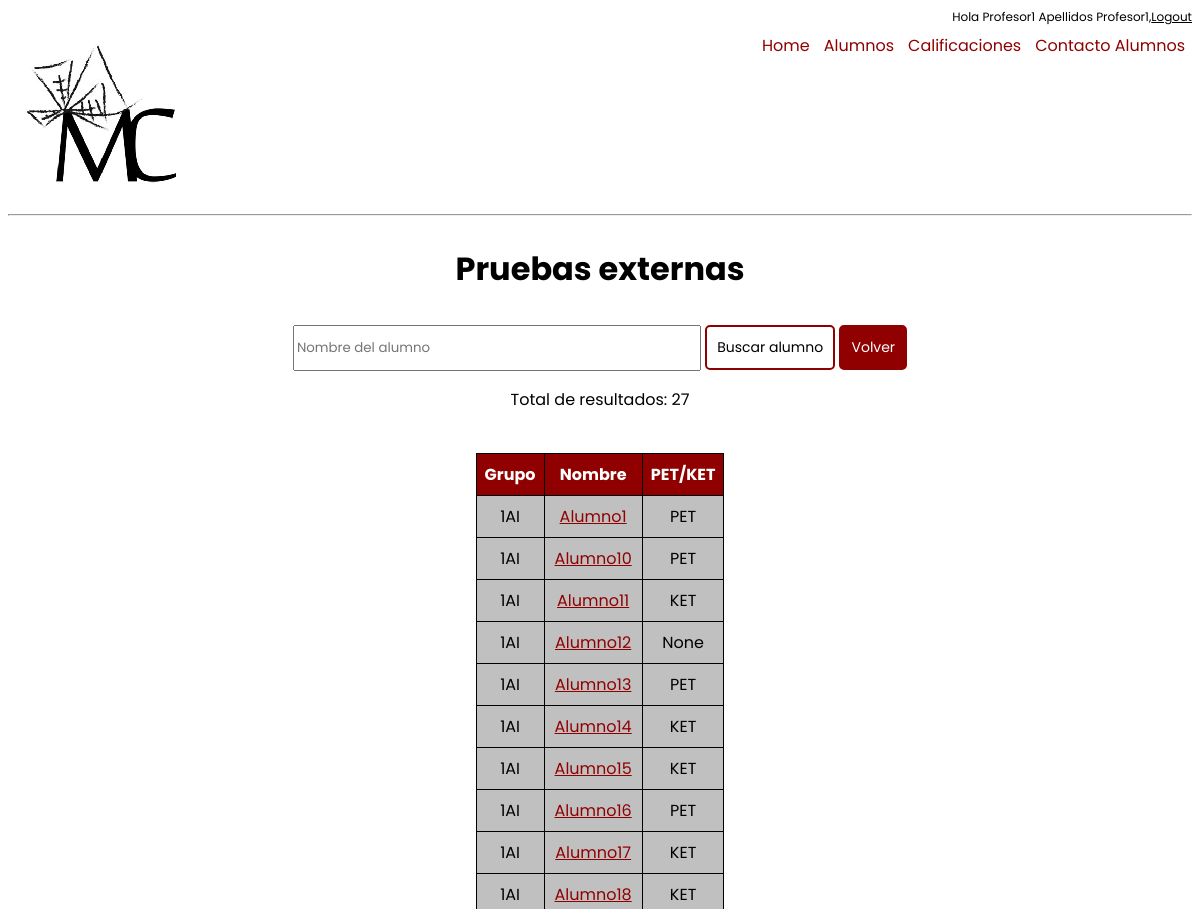
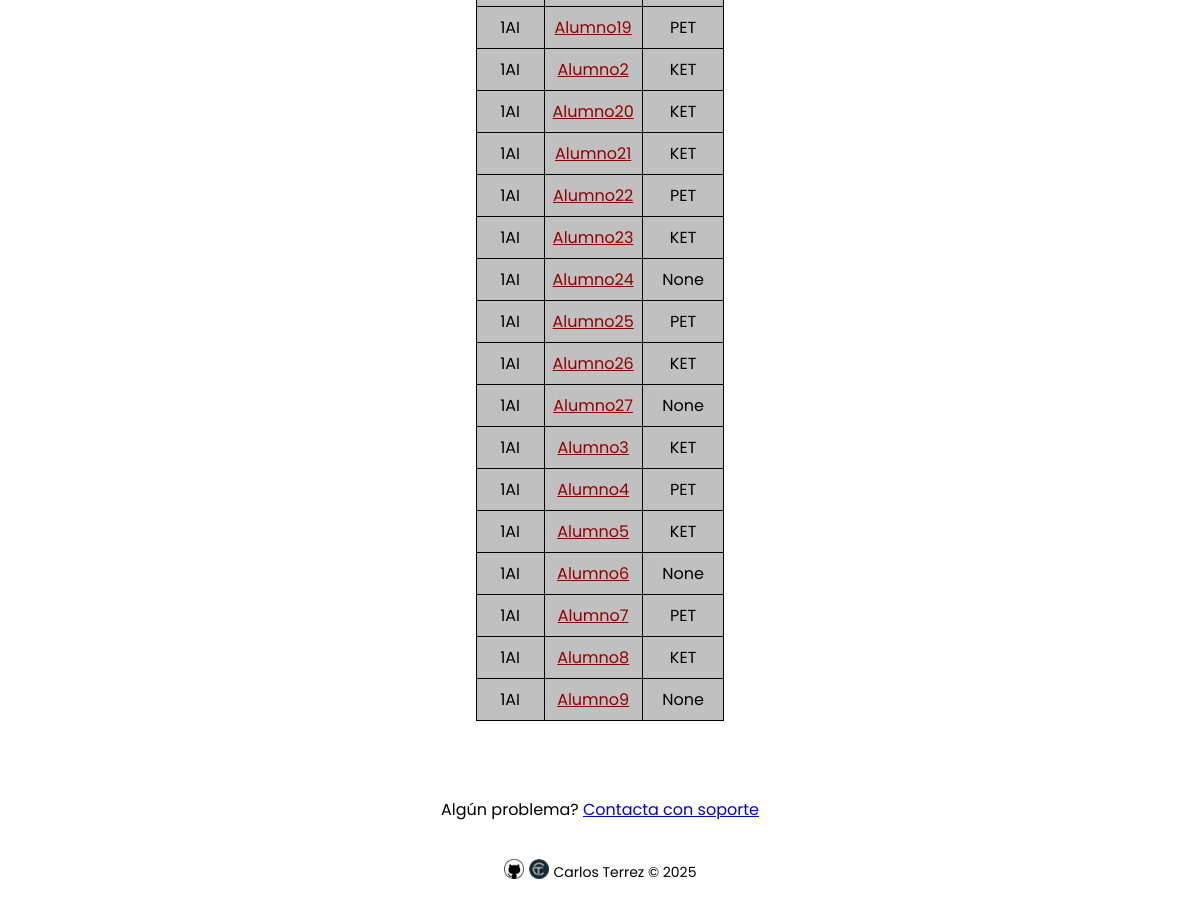
/external_tests/ (signed in), run on the app's committed database (2 pictures, top to bottom).
### core/models.py (models this page shows, shortened)
class User(AbstractBaseUser, PermissionsMixin):
    name = models.CharField(
        gettext_lazy("first_name"), max_length=30, blank=False, null=False
    )
    lastname = models.CharField(
        gettext_lazy("last_name"), max_length=30, blank=False, null=False
    )
    alumns_group = models.CharField(
        gettext_lazy("alumns_group"), choices=GROUP_CHOICES, max_length=10, blank=True, null=True
    )
    email = models.EmailField(gettext_lazy("email_address"), unique=True)
    date_joined = models.DateTimeField(gettext_lazy("date_joined"), auto_now_add=True)
    uuid = models.UUIDField(unique=True, default=uuid.uuid4, editable=False)
    is_staff = models.BooleanField(
        gettext_lazy("staff status"),
        default=False,
        help_text=gettext_lazy(
            "Designates wheter the user can log into this admin site."
        ),
    )
    is_active = models.BooleanField(gettext_lazy("active"), default=True)
    objects = UserManager()
    USERNAME_FIELD = "email"
    REQUIRED_FIELDS = ["name", "lastname"]
    class Meta:
        verbose_name = gettext_lazy("user")
        verbose_name_plural = gettext_lazy("users")
    @property
    def full_name(self):
        full_name = f"{self.name} {self.lastname}"
        return full_name.strip()
    def __str__(self):
        return self.full_name

class Alumn(models.Model):
    Grupo = models.CharField(choices=GROUP_CHOICES, max_length=3, blank=False)
    Nombre = models.CharField(max_length=200, blank=False, null=False)
    Fotografia = models.URLField(max_length=200, blank=True, null = True)
    gender_choices = [
        ("H", "Hombre"),
        ("M", "Mujer"),
        ("NA", "Sin especificar"),
    ]
    Sexo = models.CharField(choices=gender_choices, max_length=2, blank=False)
    Tutor_a = models.ForeignKey(settings.AUTH_USER_MODEL, null = False, blank=False, on_delete=models.DO_NOTHING)
    Observaciones = models.TextField(max_length=300, blank=True, null=True)
    external_tests_choices = [
        ("PET", "PET"),
        ("KET", "KET"),
        ("None", "None"),
    ]
    PET_KET = models.CharField(choices=external_tests_choices, max_length=4, blank=True, default="")
    Calificaciones = models.JSONField(default=dict, blank=True, null=True)
    Telefono_contacto_padre = models.PositiveIntegerField(blank=True, null=True)
    Nombre_padre = models.CharField(max_length=30, blank=True, null=True)
    Email_padre = models.EmailField(blank=True, null=True)
    Telefono_contacto_madre = models.PositiveIntegerField(blank=True, null=True)
    Nombre_madre = models.CharField(max_length=30, blank=True, null=True)
    Email_madre = models.EmailField(blank=True, null=True)
    Personas_autorizadas_recogida = models.TextField(max_length=300, blank=True, null=True)
    comedor_choices = [
        ("SI", "SI"),
        ("NO", "NO"),
    ]
    Comedor = models.CharField(choices=comedor_choices, max_length=2, blank=False)
    Alergias = models.TextField(max_length=300, blank=True, null=True)
    IBAN = models.CharField(max_length=24, blank=True, null=True)
    Titular_cuenta = models.CharField(max_length=30, blank=True, null=True)
    Beca_comedor = models.CharField(choices=comedor_choices, max_length=2, blank=False)
    Pagos_pendientes = models.CharField(max_length=200, blank=True, null=True)
    accede_choices = [
        ("SI", "SI"),
        ("NO", "NO"),
    ]
    Adhesion_Accede = models.CharField(choices=accede_choices, max_length=2, blank=False)
    Senal_Accede = models.CharField(choices=accede_choices, max_length=2, blank=False)
    class Meta:
        ordering = ["Grupo", "Nombre"]

### core/views.py (the view)
# urls.py: path('external_tests/', ExternalTests.as_view(), name = "external_tests"),
class ExternalTests(AlumnList):
    fields = ["Grupo","Nombre","PET_KET"]
    template_name = "core/external_tests.html"

### core/views.py (called while the page is built)
    def get_queryset(self):
        queryset = super().get_queryset()
        searched_value = self.request.GET.get('find_area', '').strip()
        if searched_value:
            queryset = queryset.filter(Nombre__icontains=searched_value)
        return queryset

    def get_context_data(self, **kwargs):
        context = super().get_context_data(**kwargs)
        if self.request.user.alumns_group:
            context['alumn_list'] = context['alumn_list'].filter(Grupo=self.request.user.alumns_group)
        context['count'] = context['alumn_list'].count()
        context['searched_value'] = self.request.GET.get('find_area', '').strip()
        return context

### core/templates/core/external_tests.html (shortened to what this page needs)
{% extends 'core/base.html' %}
{% load static %}
{% block content %}
<head>
</head>
<body>
<div class="flex-container">
      <h1>Pruebas externas</h1>
        <form class="find-form" method="GET">
            <input type="text" name="find_area" value="{{finded_value}}" placeholder="Nombre del alumno" style="width:400px; height:40px; text-decoration: none;">
            <input class='button' type="submit" value="Buscar alumno">
            <a href="{% url 'home' %}" class="button" style="display: inline-block; text-align: center; width: auto; font-size: 14px; background:#900000; color: #FFFFFF; padding: 10px; text-decoration: none;">
                Volver
            </a>
        </form>
      <p>Total de resultados: {{ count }}</p>
    <br>
    </div>
<div class="flex-container">
      <table class="table table-bordered border-dark">
        <thead>
          <tr class="table-primary" style="background: #900000">
            <th scope="col">Grupo</th>
            <th scope="col">Nombre</th>
            <th scope="col">PET/KET</th>
          </tr>
        </thead>
        <tbody>
      {% for alumn in alumn_list %}
        <tr class="table-secondary">
          <td>{{alumn.Grupo}}</td>
          <td><a href="{% url 'alumn'  alumn.id  %}" id="alumn-link">{{alumn.Nombre}}</a></td>
          <td>{{alumn.PET_KET}}</td>
        </tr>
      {% endfor %}
      </tbody>
    </table>
    </div>
</body>
{% endblock content %}

### core/templates/core/base.html (shortened to what this page needs)
<!DOCTYPE html>
<html lang="en">
{% load static %}
<head>
    <link rel="stylesheet" type="text/css" href="{% static 'core/css/main.css' %}">
</head>
<body>
    <div class="flex-container-login" style="justify-content: flex-end">
        {% if request.user.is_authenticated %}
            <p style = "text-align: right">Hola {{request.user|title}}, </p>
            <form  method="post" action="{% url 'logout' %}">
                <button style="float:right" type="submit" class="logout-button">Logout</button>
            </form>
        {% endif %}
    </div>
    <div>
        {% if request.path != '/' and request.path != '/accounts/login/' %}
            <ul class="navbar">
                <li><a href="https://site.educa.madrid.org/cp.cervantes.trescantos/" target="_blank" >
                    <img alt="Logo Cervantes" class="mx-auto d-flex rounded img-fluid mb-3 mb-lg-0" src="{% static 'core/images/Logo_Miguel_Cervantes.jpg' %}"></a>
                </li>
                <li style="float:right"><a href="{% url 'parents_contact' %}" class="{% if request.path == '/parents_contact/' %}current-page{% endif %}">Contacto Alumnos</a></li>
                <li style="float:right"><a href="{% url 'califications' %}" class="{% if request.path == '/califications/' %}current-page{% endif %}">Calificaciones</a></li>
                <li style="float:right"><a href="{% url 'alumn_list' %}" class="{% if request.path == '/alumn_list/' %}current-page{% endif %}">Alumnos</a></li>
                <li style="float:right"><a href="{% url 'home' %}">Home</a></li>
            </ul>
        {% else %}
            <section>
                <a href="https://site.educa.madrid.org/cp.cervantes.trescantos/" target="_blank" >
                        <img alt="Logo Cervantes" class="mx-auto d-flex rounded img-fluid mb-3 mb-lg-0" src="{% static 'core/images/Logo_Miguel_Cervantes.jpg' %}"></a>
                <div class="CEIP">CEIP Miguel de Cervantes</div>
            </section>
        {% endif %}
    </div>
<hr>
    {% block content %}{% endblock content %}
    <div style="margin: 60px" class="flex-container">
        <p> Algún problema? <a href="{% url 'contact' %}">Contacta con soporte</a></p>
        <div style="margin: 10px" class="footer-flex-container">
            <div><a href="https://github.com/byDracool"><img style="width:20px;height:20px;" src="{% static 'core/images/github.png' %}"></a></div>
            <div><a href="https://carlosterrez.dev/"><img style="width:20px;height:20px;" src="{% static 'core/images/logoCT.png' %}"></a></div>
            <div><p style="font-size: 14px">Carlos Terrez &copy; 2025</p></div>
        </div>
    </div>
</body>
</html>

### core/static/core/css/main.css (style rules this page uses)
* { font-family: "Poppins", sans-serif; }
body { background: #FFFFFF; }
.button { border: 2px solid #900000; background-color: #FFFFFF; color: #000000; padding: 10px; font-size: 14px; border-radius: 5px; cursor: pointer; text-decoration: none; margin-top: 10px; }
td, th { font-family: 'Poppins', sans-serif; text-align: center; white-space: nowrap; border: 1px solid #000000; padding: 8px; }
.table { background: grey; table-layout: auto; border-collapse: collapse; }
.table-secondary { background: #c0c0c0; }
.footer-flex-container { display: flex; flex-direction: row; align-items: center; text-align: center; justify-content: center; gap: 5px; }
.flex-container { display: flex; flex-direction: column; align-items: center; text-align: center; }
.flex-container-login { display: flex; flex-direction: row; align-items: center; text-align: right; justify-content: flex-end; margin: 0; padding: 0; }
.flex-container-login p { margin: 0; padding: 0; font-size: 12px; }
.flex-container-login form { display: inline-block; margin: 0; padding: 0; width: auto; }

### core/templates/core/base.html (style rules this page uses)
ul { list-style-type: none; margin: 0; padding: 0; overflow: hidden; }
li { float: left; }
li a { display: block; color: #900000; text-align: center; padding: 7px; text-decoration: none; }
.logout-button { all: unset; font-size: 12px; text-decoration: underline; background-color: #FFFFFF; border: none; cursor: pointer; text-align: right; display: inline; }

### core/templates/core/external_tests.html (style rules this page uses)
th { color: white; }
#alumn-link { color: #900000; }

### data on the page
User: user "Profesor1 Apellidos Profesor1"
Alumn: Grupo "1AI", Nombre "Alumno1", PET_KET "PET"
Alumn: Grupo "1AI", Nombre "Alumno10", PET_KET "PET"
Alumn: Grupo "1AI", Nombre "Alumno11", PET_KET "KET"
Alumn: Grupo "1AI", Nombre "Alumno12", PET_KET "None"
Alumn: Grupo "1AI", Nombre "Alumno13", PET_KET "PET"
Alumn: Grupo "1AI", Nombre "Alumno14", PET_KET "KET"
Alumn: Grupo "1AI", Nombre "Alumno15", PET_KET "KET"
Alumn: Grupo "1AI", Nombre "Alumno16", PET_KET "PET"
Alumn: Grupo "1AI", Nombre "Alumno17", PET_KET "KET"
Alumn: Grupo "1AI", Nombre "Alumno18", PET_KET "KET"
Alumn: Grupo "1AI", Nombre "Alumno19", PET_KET "PET"
Alumn: Grupo "1AI", Nombre "Alumno2", PET_KET "KET"
Alumn: Grupo "1AI", Nombre "Alumno20", PET_KET "KET"
Alumn: Grupo "1AI", Nombre "Alumno21", PET_KET "KET"
Alumn: Grupo "1AI", Nombre "Alumno22", PET_KET "PET"
Alumn: Grupo "1AI", Nombre "Alumno23", PET_KET "KET"
Alumn: Grupo "1AI", Nombre "Alumno24", PET_KET "None"
Alumn: Grupo "1AI", Nombre "Alumno25", PET_KET "PET"
Alumn: Grupo "1AI", Nombre "Alumno26", PET_KET "KET"
Alumn: Grupo "1AI", Nombre "Alumno27", PET_KET "None"
Alumn: Grupo "1AI", Nombre "Alumno3", PET_KET "KET"
Alumn: Grupo "1AI", Nombre "Alumno4", PET_KET "PET"
Alumn: Grupo "1AI", Nombre "Alumno5", PET_KET "KET"
Alumn: Grupo "1AI", Nombre "Alumno6", PET_KET "None"
Alumn: Grupo "1AI", Nombre "Alumno7", PET_KET "PET"
Alumn: Grupo "1AI", Nombre "Alumno8", PET_KET "KET"
Alumn: Grupo "1AI", Nombre "Alumno9", PET_KET "None"

### other printed values
{{ count }} "27"
